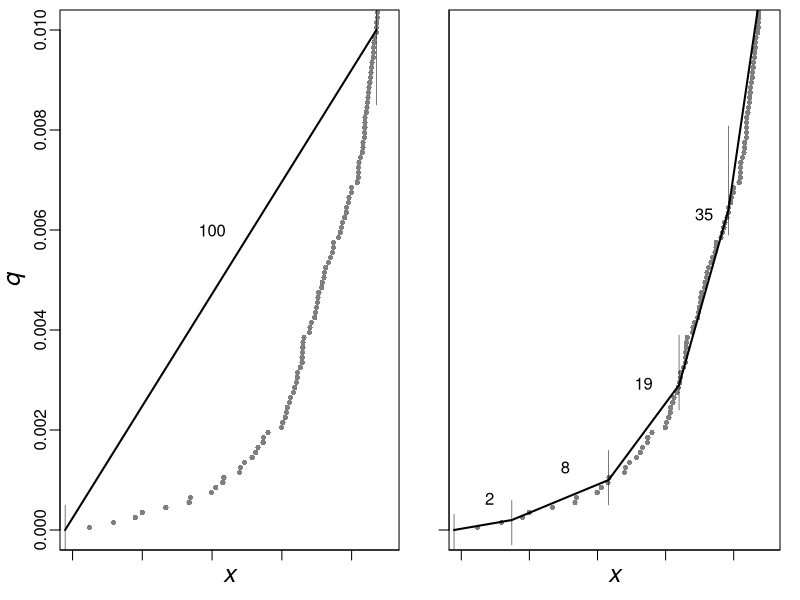

Generate this figure with R:
### Illustrates the piece-wise linear approximation of the cumulative distribution using constant size bins
fade = rgb(0,0,0,alpha=0.5)
dot.size = 0.7
n = 10000
set.seed(5)

pdf("linear-interpolation.pdf", width=6, height=2.7, pointsize=10, family='serif')
layout(matrix(c(1,2),byrow=T, ncol=2), widths=c(1.1,1))
u = sort(runif(n))
x = log(1-u)
x = sort(x)
F = ((0:(n-1))+0.5)/n
par(mar=c(2.5,3,0.5,1))
plot(x, F, cex=dot.size, pch=21, bg=fade, col=NA, type='b', xlim=c(-9,-4.5), ylim=c(0,0.01), xaxt='n', ylab=NA, mgp=c(1,0.5,0), xlab=NA)

axis(side=1, at=-10:-1, labels=NA)
title(xlab=expression(italic(x)), line=0.8, cex.lab=1.5)
title(ylab=expression(italic(q)), line=1.5, cex.lab=1.5)

left.end = x[1] - (x[2]-x[1])

lines(c(left.end, x[100]), c(0, 0.01), lwd=2)
lines(c(left.end, left.end), c(-0.0005, 0.0005), lt=1, col='black', lwd=0.5)
lines(c(x[100], x[100]), c(0.0085, 0.015), lt=1, col='black', lwd=0.5)
text(-7, 0.006, "100")

###text(-5, 0.4, adj=0, "Constant size bins result in large")
###text(-5, 0.35, adj=0, "errors at extreme quantiles")

par(mar=c(2.5,1.5,0.5,1))

plot(x, F, cex=dot.size, pch=21, bg=fade, col=NA, type='b', xlim=c(-9,-4.5), ylim=c(0,0.01), yaxt='n', xaxt='n')
axis(side=1, at=-10:-1, labels=NA)
axis(side=2, at=(0:6)/10, labels=NA)
title(xlab=expression(italic(x)), line=0.8, cex.lab=1.5)
title(ylab=expression(italic(q)), line=2, cex.lab=1.5)

q.to.k = function(q) {
    (asin(2*q-1)/pi + 1/2)
}

k.to.q = function(k,compression) {
    sin(k/compression*pi - pi/2)/2 + 0.5
}

weights = c(2, 8, 19, 35, 56, 81, 111)
q.bin = cumsum(c(0, weights)/n)

i.bin = c(1, cumsum(weights)+1)
i.right = i.bin-1
i.right = i.right[i.right > 0]
m = length(i.right)
i.bin = i.bin[1:m]

x.bin = c(left.end, (x[i.right[1:(m-1)]] + x[i.bin[2:m]])/2)
F.bin = (i.bin-1) / n
lines(x.bin, F.bin, lwd=2)
dy = 0.0005
for (i in 1:m) {
    x.text = (x[i.bin[i]] + x[i.right[i]])/2
    y.text = (F.bin[i] + F.bin[i+1])/2
    x.offset = 0.3 * y.text
    y.offset = dy * (1 + 500*y.text)
    x.pos = x.text - x.offset
    y.pos = y.text + y.offset
    lines(c(x.bin[i],x.bin[i]), c(F.bin[i]-dy+0.000, F.bin[i]+dy+y.offset*0.6-0.0005), lt=1, lwd=0.5, col='black')
    text(x.text - x.offset, y.text + y.offset, i.right[i]-i.bin[i]+1)
}
###text(-5, 0.35, adj=0, "Variable size bins keep errors")
###text(-5, 0.3, adj=0, "small at extreme quantiles")

dev.off()
